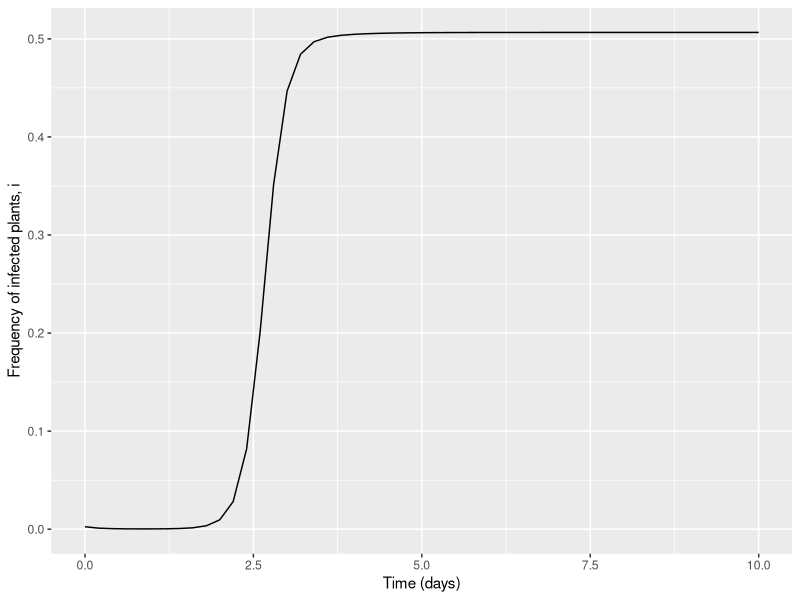
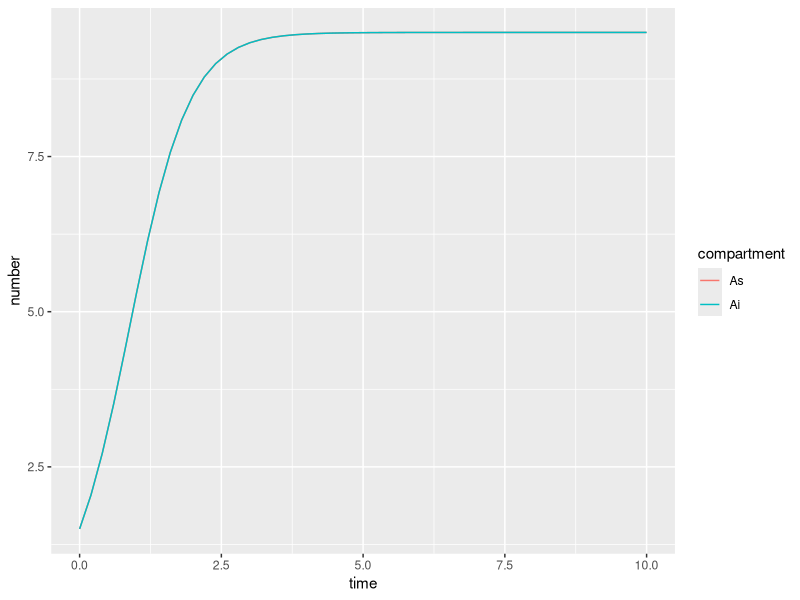
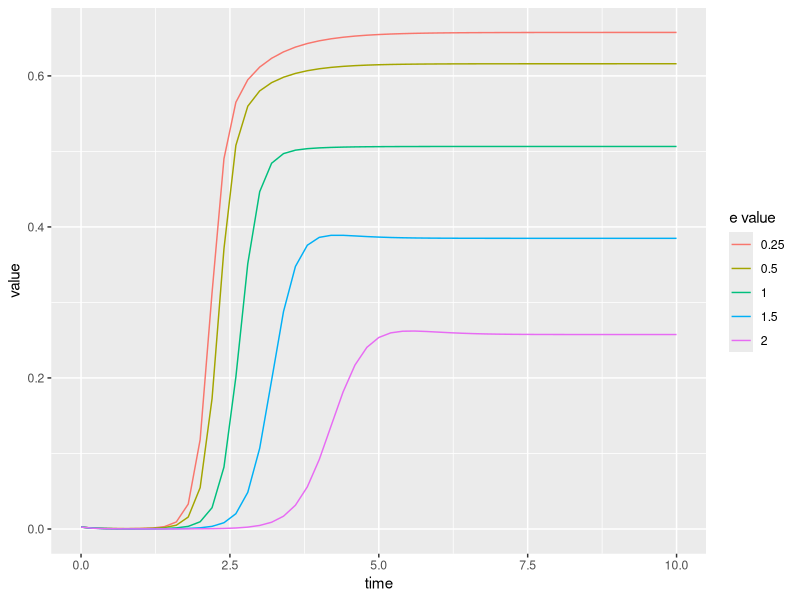
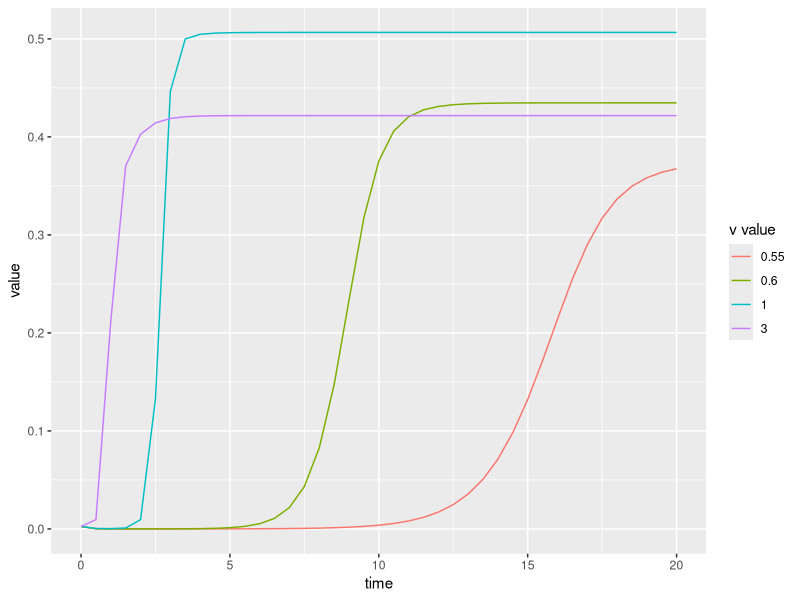

The R source for these figures, in order:

#######################################################################
###### RECREATION OF DETERMINISTIC MODEL BY DONNELLY ET AL. 2019 ######
#######################################################################

rm(list=ls())

# packages
library(deSolve)
library(ggplot2)
library(reshape2)
library(dplyr)

# parameters
parms <- c(
  gamma = 20/3, # rate of recovery/death of I plants
  b = 0.1, # aphid mortality rate per day
  theta = 1, # aphid dispersal rate per day
  a = 2, # reproduction rate per aphid per day
  K = 10, # aphid reproduction limit - maximum aphids per plant (diff to donnelly_stoch_sim.R)
  H = 400, # number host plants
  p = 0.2, # aphid emigration/death rate per journey between plants
  v = 1, # infected plant attractiveness
  e = 1, # infected plant acceptability 
  w = 0.2, # feeding rate on healthy plant
  Pacq = 1, # chance of virus acquisition from infected plant
  Pinoc = 1 # chance of inoculating healthy plant
)

#states
init_states <- c(
i = 1/parms[["H"]], # frequency of infected plants
As = 1200 / parms[["H"]] / 2, # per plant aphid density on average healthy plant
Ai = 1200 / parms[["H"]] / 2 # per plant aphid density on average infected plant
)

# timeframe
times <- seq(0, 10, by = 0.2)

# define ode function
donnelly_ode_func <- function(times, states, parms) {
  
  # STATES
  i <- states[["i"]]
  As <- states[["As"]]
  Ai <- states[["Ai"]]
  
  # PARAMETERS
  gamma <- parms[["gamma"]]
  b <- parms[["b"]]
  theta <- parms[["theta"]]
  a <- parms[["a"]]
  K <- parms[["K"]]
  H <- parms[["H"]]
  p <- parms[["p"]]
  v <- parms[["v"]]
  e <- parms[["e"]]
  w <- parms[["w"]]
  Pacq <- parms[["Pacq"]]
  Pinoc <- parms[["Pinoc"]]
  
  
  # DEFINE PARAMETERS NEEDED FOR STATE EQUATIONS
  
  # q = prob of surviving flight between plants (i.e. doesn't emigrate/die)
  q <- 1 - p  
  
  # i_hat = weighted frequency of infected plants, accounting for attraction towards infected plants
  # i.e. adapted version of i / (1 - i + i) = i / 1, to include v
  i_hat <- v*i / ((1-i) + v*i) 
  
  # expected number of transmissions per dispersal, 
  # derived from analysis of markov chain (see Donnelly 2019, Appendix S1)
  xi <- (q^2*Pacq*Pinoc*i_hat*(1 - e*w)*(1 - i_hat))/(p + q*w*(1 - i_hat*(1 - e)))
  
  # probability of settling on susceptible (Fs) and infected (Fi) plants,
  # derived from analysis of Markov chain, see Donnelly et al. 2019, Appendix S4
  Fs <- (1 - i_hat) / (1 - i_hat*(1 - e)) 
  Fi <- e*i_hat / (1 - i_hat*(1 - e))
  
  # A = total number of aphids i.e. aphids per plant type * number of that plant type
  # i.e. S*As + I*Ai where S is number of susceptible plants and I is number of infected plants
  A <- As*(H - i*H) + Ai*(i*H)  
  
  
  # STATE EQUATIONS
  # aphids - change in per plant aphid density on susceptible (As)  and infected (Ai) plants
  # = aphid births - aphid deaths - aphid settling on other plant type + aphids moving from other plant type
  dAs <- a*As*(1 - As/K) - b*As - theta*As*(1 - Fs) + theta*Ai*Fs*i/(1 - i)
  dAi <- a*Ai*(1 - Ai/K) - b*Ai - theta*Ai*(1 - Fi) + theta*As*Fi*(1 - i)/i

  # infected plants - change in incidence of infected plants
  # = rate of aphid dispersal * mean number of transmissions - plant death
  di <- (theta*A/H)*xi - gamma*i
  
  return(list(c(di, dAs, dAi)))
}


vary_param_trajec <- function(init_states, times, parms, varied_parm_name, varied_parm_vals) {
  
  # function to run the ODE multiple times with one parameter varying, as specified by user.
  # returns data frame of all runs
  
  # initialise output data frame
  all_trajects <- data.frame(time = numeric(),
                             compartment = character(),
                             value = numeric(),
                             param_val = numeric())
  
  for (run in 1:length(varied_parm_vals)) {
    
    parms[[varied_parm_name]] <- varied_parm_vals[run]
    
    trajectory <- data.frame(ode(y = init_states, 
                                 times = times, 
                                 parms = parms, 
                                 func = donnelly_ode_func))
    
    trajectory_long <- reshape2::melt(trajectory, id.vars="time")
    
    # add the value of the varying parameter as an extra column
    trajectory_long$param_val <- rep(varied_parm_vals[run], times=nrow(trajectory_long))
    
    # add to dataframe of all trajectories
    all_trajects <- rbind(all_trajects, trajectory_long)
  }
  
  return(all_trajects)
}

########
# run epidemic with default parameters (as donnelly et al. 2019)
########
trajectory <- data.frame(ode(y = init_states, 
                             times = times, 
                             parms = parms, 
                             func = donnelly_ode_func))

trajectory_long <- reshape2::melt(trajectory, id.vars="time")
names(trajectory_long) <- c("time", "compartment", "number")

# plot trajectory of infected plants and number of aphids
plant_trajec <- ggplot(data=trajectory_long %>% filter(compartment == "i"), 
                       aes(x = time, y = number)) +
  geom_line() +
  labs(x = "Time (days)", y = "Frequency of infected plants, i")
plant_trajec

aphid_trajec <- ggplot(data=trajectory_long %>% filter(!(compartment == "i")),
                       aes(x = time, y = number, col = compartment)) +
  geom_line()
aphid_trajec

##########
# run epidemic with varying values of e and v
##########

#VARY E (plant acceptability)
e_vals <- c(0.25, 0.5, 1, 1.5, 2)

e_trajecs <- vary_param_trajec(init_states, times, parms, "e", e_vals)

# plot output
e_vals_plot <- ggplot(data=e_trajecs %>% filter(variable == "i"), aes(x = time, y = value, col = as.factor(param_val))) +
  geom_line() +
  labs(col = "e value")
e_vals_plot

# VARY V (plant attractiveness)
v_vals <- c(1, 3, 0.6, 0.55)

long_times <- seq(0, 20, by=0.5)
v_trajecs <- vary_param_trajec(init_states, long_times, parms, "v", v_vals)

# plot output
v_vals_plot <- ggplot(data=v_trajecs %>% filter(variable == "i"), aes(x = time, y = value, col = as.factor(param_val))) +
  geom_line() +
  labs(col = "v value")
v_vals_plot
